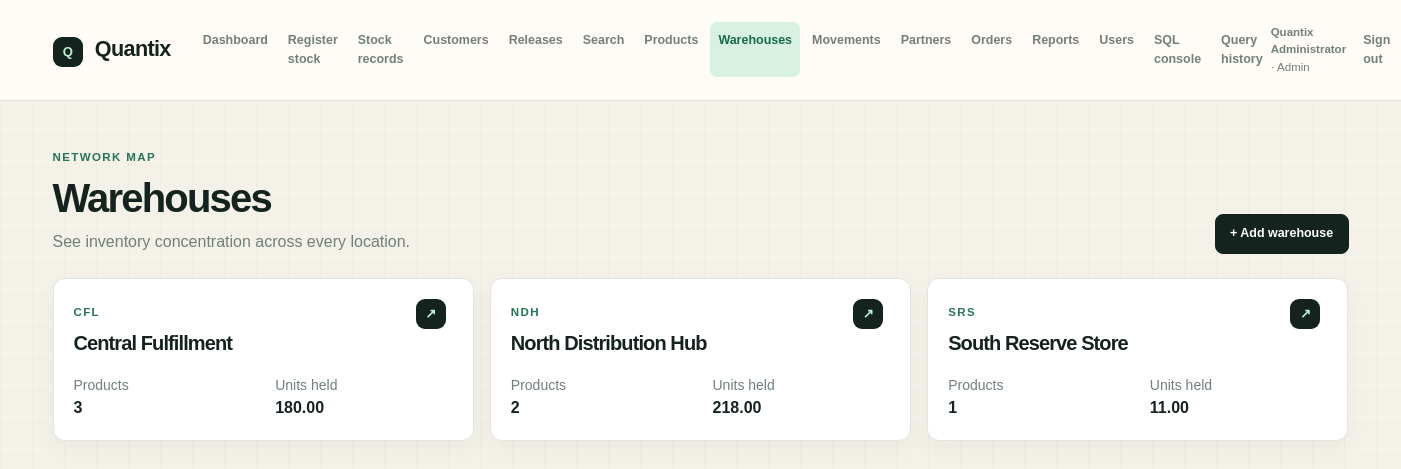
Screenshot of /warehouses.php (signed in) with the database file from the repository.
### tables this page shows
CREATE TABLE IF NOT EXISTS warehouses (
    id INT UNSIGNED AUTO_INCREMENT PRIMARY KEY,
    name VARCHAR(120) NOT NULL,
    code VARCHAR(30) NOT NULL UNIQUE,
    created_at TIMESTAMP DEFAULT CURRENT_TIMESTAMP
);

### db.php (called while the page is built, shortened)
<?php
function e(string|int|float|null $value): string
{
    return htmlspecialchars((string) $value, ENT_QUOTES, 'UTF-8');
}

### warehouses.php (the view, shortened to what this page needs)
<?php
require __DIR__ . '/db.php';
require __DIR__ . '/layout.php';
$database = db();
$warehouses = $database->query("SELECT w.*, COUNT(DISTINCT latest.product_id) AS products, COALESCE(SUM(latest.stock_after), 0) AS stock FROM warehouses w LEFT JOIN (SELECT m.product_id, m.warehouse_id, m.stock_after FROM inventory_movements m WHERE NOT EXISTS (SELECT 1 FROM inventory_movements newer WHERE newer.product_id = m.product_id AND newer.warehouse_id = m.warehouse_id AND (newer.movement_date > m.movement_date OR (newer.movement_date = m.movement_date AND newer.id > m.id)))) latest ON latest.warehouse_id = w.id GROUP BY w.id ORDER BY w.name")->fetchAll();
?><div class="d-flex flex-column flex-md-row justify-content-between align-items-md-end gap-3 mb-4"><div><p class="eyebrow mb-2">Network map</p><h1 class="display-6 fw-semibold mb-2">Warehouses</h1><p class="text-secondary mb-0">See inventory concentration across every location.</p></div><button class="btn btn-dark" data-bs-toggle="collapse" data-bs-target="#add-warehouse">+ Add warehouse</button></div>
<div class="row g-3"><?php foreach ($warehouses as $warehouse): ?><div class="col-md-6 col-xl-4"><div class="panel h-100"><div class="d-flex justify-content-between"><div><span class="eyebrow"><?= e($warehouse['code']) ?></span><h2 class="h5 mt-2 mb-1"><?= e($warehouse['name']) ?></h2></div><span class="brand-mark">↗</span></div><div class="row mt-3"><div class="col-6"><small class="text-secondary d-block">Products</small><strong><?= e($warehouse['products']) ?></strong></div><div class="col-6"><small class="text-secondary d-block">Units held</small><strong><?= e($warehouse['stock']) ?></strong></div></div></div></div><?php endforeach; ?></div>

### assets/app.css (style rules this page uses)
:root { --ink: #17211f; --muted: #71807a; --mint: #b9f3d0; --cream: #f6f5ef; --line: #e4e9e5; }
body { background: var(--cream); color: var(--ink); font-family: Georgia, 'Times New Roman', serif; }
:root { --ink: #15231f; --ink-soft: #40514a; --muted: #718079; --paper: #f4f1e9; --surface: #fffdf8; --line: #dfe5df; --green: #176b4d; --green-soft: #d9f1e2; --coral: #ef795c; --coral-soft: #ffe0d5; --blue-soft: #dcecf3; --shadow: 0 18px 45px rgba(21, 35, 31, .07); }
* { box-sizing: border-box; }
body { min-height: 100vh; background-color: var(--paper); background-image: linear-gradient(rgba(255, 255, 255, .28) 1px, transparent 1px), linear-gradient(90deg, rgba(21, 35, 31, .025) 1px, transparent 1px); background-size: 32px 32px; color: var(--ink); font-family: 'Manrope', sans-serif; }
.brand-mark { display: inline-grid; place-items: center; width: 30px; height: 30px; margin-right: 7px; border-radius: 8px; background: var(--ink); color: #d7f3df; font-size: .82rem; font-weight: 800; }
.navbar-text, .small, small, .metric-label, .eyebrow, table, .form-label, .form-control, .form-select, .btn, .badge { font-family: 'Manrope', sans-serif; }
.eyebrow { color: var(--green); font-size: .67rem; font-weight: 800; letter-spacing: .14em; text-transform: uppercase; }
h1, h2, h3, .navbar-brand { letter-spacing: -.045em; }
h1 { color: var(--ink); font-weight: 800 !important; }
.text-secondary { color: var(--muted) !important; }
.metric, .panel { background: rgba(255, 253, 248, .94); border: 1px solid var(--line); border-radius: 14px; box-shadow: var(--shadow); }
.panel { padding: 1.35rem; }
.panel h2 { font-weight: 800; }
.btn { border-radius: 8px; font-size: .78rem; font-weight: 800; padding: .62rem .9rem; }
.btn-dark { background: var(--ink); border-color: var(--ink); }
.brand-mark { display: inline-grid; place-items: center; width: 30px; height: 30px; margin-right: 7px; border-radius: 9px; background: var(--ink); color: var(--mint); font-family: Arial, sans-serif; }
.navbar-text, .small, small, .metric-label, .eyebrow, table { font-family: Arial, sans-serif; }
.eyebrow { color: #267553; font-size: .72rem; font-weight: 700; letter-spacing: .12em; text-transform: uppercase; }
h1 { letter-spacing: -.045em; }
.metric, .panel { background: #fff; border: 1px solid var(--line); border-radius: 12px; box-shadow: 0 8px 24px rgba(23,33,31,.04); }
.panel { padding: 1.25rem; }

### rows the page displays
warehouses: code "CFL", name "Central Fulfillment", products "3", stock "180.00"
warehouses: code "NDH", name "North Distribution Hub", products "2", stock "218.00"
warehouses: code "SRS", name "South Reserve Store", products "1", stock "11.00"

### other values shown
$label "Dashboard"
$label "Register stock"
$label "Stock records"
$label "Customers"
$label "Releases"
$label "Search"
$label "Products"
$label "Warehouses"
$label "Movements"
$label "Partners"
$label "Orders"
$label "Reports"
$label "Users"
$label "SQL console"
$label "Query history"
